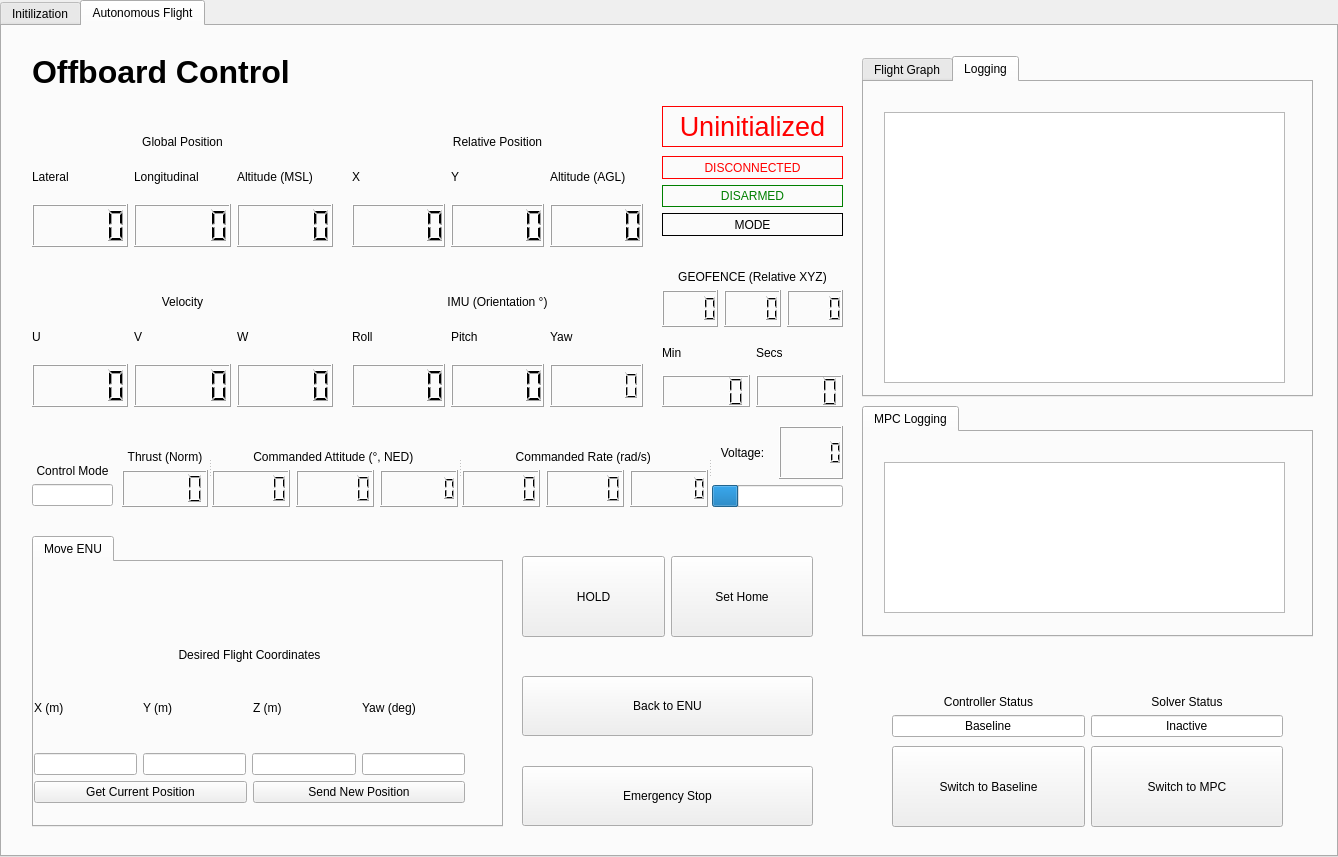
<?xml version="1.0" encoding="UTF-8"?>
<ui version="4.0">
 <class>WaterSamplingGroundControlStation</class>
 <widget class="QTabWidget" name="WaterSamplingGroundControlStation">
  <property name="geometry">
   <rect>
    <x>0</x>
    <y>0</y>
    <width>1338</width>
    <height>857</height>
   </rect>
  </property>
  <property name="windowTitle">
   <string>TabWidget</string>
  </property>
  <property name="currentIndex">
   <number>1</number>
  </property>
  <widget class="QWidget" name="Initialization_Tab">
   <property name="font">
    <font>
     <weight>50</weight>
     <bold>false</bold>
    </font>
   </property>
   <attribute name="title">
    <string>Initilization</string>
   </attribute>
   <widget class="QWidget" name="verticalLayoutWidget">
    <property name="geometry">
     <rect>
      <x>20</x>
      <y>10</y>
      <width>521</width>
      <height>761</height>
     </rect>
    </property>
    <layout class="QVBoxLayout" name="InitVLayout">
     <item>
      <widget class="QLabel" name="InitTitle">
       <property name="enabled">
        <bool>true</bool>
       </property>
       <property name="font">
        <font>
         <pointsize>30</pointsize>
         <weight>75</weight>
         <bold>true</bold>
        </font>
       </property>
       <property name="layoutDirection">
        <enum>Qt::LeftToRight</enum>
       </property>
       <property name="text">
        <string>UAV INITIALIZATION</string>
       </property>
      </widget>
     </item>
     <item>
      <widget class="QLabel" name="Welcome">
       <property name="text">
        <string>&lt;html&gt;&lt;head/&gt;&lt;body&gt;&lt;p&gt;Welcome to the Water Sampling Ground Control Station! Here you will be able to set up, monitor and fly the UAV autonomously or manually. To fly, please start ROSCore, MAVROS and OFFBOARD for communication and control with UAV&lt;/p&gt;&lt;/body&gt;&lt;/html&gt;</string>
       </property>
       <property name="wordWrap">
        <bool>true</bool>
       </property>
      </widget>
     </item>
     <item>
      <widget class="QLabel" name="ROSCoreInfo">
       <property name="text">
        <string>&lt;html&gt;&lt;head/&gt;&lt;body&gt;&lt;p&gt;ROS Core &lt;/p&gt;&lt;p&gt;Roscore is a collection of nodes and programs that make up the pre-requisites of the robot operating system. You must have one and only one roscore running to be able to do any communication between nodes, and therefore communicate and fly the UAV [1]&lt;/p&gt;&lt;/body&gt;&lt;/html&gt;</string>
       </property>
       <property name="wordWrap">
        <bool>true</bool>
       </property>
      </widget>
     </item>
     <item>
      <widget class="QPushButton" name="StartROSCore">
       <property name="text">
        <string>Start ROS Core</string>
       </property>
      </widget>
     </item>
     <item>
      <widget class="QLabel" name="MAVROSInfo">
       <property name="frameShadow">
        <enum>QFrame::Plain</enum>
       </property>
       <property name="text">
        <string>&lt;html&gt;&lt;head/&gt;&lt;body&gt;&lt;p&gt;MAVROS&lt;/p&gt;&lt;p&gt;MAVROS is a package that provides communication drivers for various autopilots with the MAVLink protocol. It additionally provides the UDP MAVLink bridge for ground control stations such as QGroundControl. We harness the same communication to generate this ground control station.&lt;br/&gt;&lt;/p&gt;&lt;/body&gt;&lt;/html&gt;</string>
       </property>
       <property name="wordWrap">
        <bool>true</bool>
       </property>
      </widget>
     </item>
     <item>
      <widget class="QPushButton" name="StartMAVROS">
       <property name="text">
        <string>Start MAVROS Communication</string>
       </property>
      </widget>
     </item>
     <item>
      <widget class="QLabel" name="OFFBOARDInfo">
       <property name="text">
        <string>&lt;html&gt;&lt;head/&gt;&lt;body&gt;&lt;p&gt;OFFBOARD&lt;/p&gt;&lt;p&gt;Offboard mode is a function supported by all Pixhawk flight controllers except the 3DR Pixhawk1 [3]. It allows the vehicle to obey position, velocity, accleeration, attitude, altitude rates or thrust setpoints provided by an external source to the flight stack such as a companion computer. In this case we use Jetson Nano to run the flight controller and communicate the data over the MAVLink protocal. [4]&lt;/p&gt;&lt;/body&gt;&lt;/html&gt;</string>
       </property>
       <property name="wordWrap">
        <bool>true</bool>
       </property>
      </widget>
     </item>
     <item>
      <widget class="QPushButton" name="StartOffboard">
       <property name="text">
        <string>Start OFFBOARD MODE</string>
       </property>
      </widget>
     </item>
    </layout>
   </widget>
  </widget>
  <widget class="QWidget" name="AutonomousFlightMode_Tab">
   <attribute name="title">
    <string>Autonomous Flight</string>
   </attribute>
   <widget class="QLabel" name="AutonomousTitle">
    <property name="geometry">
     <rect>
      <x>30</x>
      <y>15</y>
      <width>601</width>
      <height>61</height>
     </rect>
    </property>
    <property name="font">
     <font>
      <pointsize>24</pointsize>
      <weight>75</weight>
      <bold>true</bold>
     </font>
    </property>
    <property name="text">
     <string>Offboard Control</string>
    </property>
   </widget>
   <widget class="QWidget" name="verticalLayoutWidget_2">
    <property name="geometry">
     <rect>
      <x>30</x>
      <y>80</y>
      <width>301</width>
      <height>141</height>
     </rect>
    </property>
    <layout class="QVBoxLayout" name="GPSDataLayout">
     <item>
      <widget class="QLabel" name="GPSLabel">
       <property name="text">
        <string>Global Position</string>
       </property>
       <property name="alignment">
        <set>Qt::AlignBottom|Qt::AlignHCenter</set>
       </property>
      </widget>
     </item>
     <item>
      <layout class="QHBoxLayout" name="GPSHLayout">
       <item>
        <widget class="QLabel" name="LatLabel">
         <property name="text">
          <string>Lateral</string>
         </property>
        </widget>
       </item>
       <item>
        <widget class="QLabel" name="LongLabel">
         <property name="text">
          <string>Longitudinal</string>
         </property>
        </widget>
       </item>
       <item>
        <widget class="QLabel" name="AltLabel">
         <property name="text">
          <string>Altitude (MSL)</string>
         </property>
        </widget>
       </item>
      </layout>
     </item>
     <item>
      <layout class="QHBoxLayout" name="GPS_DISP">
       <item>
        <widget class="QLCDNumber" name="LatGPS_DISP"/>
       </item>
       <item>
        <widget class="QLCDNumber" name="LongGPS_DISP"/>
       </item>
       <item>
        <widget class="QLCDNumber" name="AltGPS_DISP"/>
       </item>
      </layout>
     </item>
    </layout>
   </widget>
   <widget class="QWidget" name="verticalLayoutWidget_4">
    <property name="geometry">
     <rect>
      <x>350</x>
      <y>240</y>
      <width>291</width>
      <height>141</height>
     </rect>
    </property>
    <layout class="QVBoxLayout" name="IMULayout">
     <item>
      <widget class="QLabel" name="IMULabel">
       <property name="text">
        <string>IMU (Orientation °)</string>
       </property>
       <property name="alignment">
        <set>Qt::AlignBottom|Qt::AlignHCenter</set>
       </property>
      </widget>
     </item>
     <item>
      <layout class="QHBoxLayout" name="IMUHLayout">
       <item>
        <widget class="QLabel" name="XLabel0">
         <property name="text">
          <string>Roll</string>
         </property>
        </widget>
       </item>
       <item>
        <widget class="QLabel" name="YLabel0">
         <property name="text">
          <string>Pitch</string>
         </property>
        </widget>
       </item>
       <item>
        <widget class="QLabel" name="ZLabel0">
         <property name="text">
          <string>Yaw</string>
         </property>
        </widget>
       </item>
      </layout>
     </item>
     <item>
      <layout class="QHBoxLayout" name="IMU_DISP">
       <item>
        <widget class="QLCDNumber" name="X_DISP"/>
       </item>
       <item>
        <widget class="QLCDNumber" name="Y_DISP"/>
       </item>
       <item>
        <widget class="QLCDNumber" name="Z_DISP">
         <property name="digitCount">
          <number>6</number>
         </property>
        </widget>
       </item>
      </layout>
     </item>
    </layout>
   </widget>
   <widget class="QWidget" name="verticalLayoutWidget_5">
    <property name="geometry">
     <rect>
      <x>30</x>
      <y>240</y>
      <width>301</width>
      <height>141</height>
     </rect>
    </property>
    <layout class="QVBoxLayout" name="VelVLayout">
     <item>
      <widget class="QLabel" name="VelLabel">
       <property name="text">
        <string>Velocity</string>
       </property>
       <property name="alignment">
        <set>Qt::AlignBottom|Qt::AlignHCenter</set>
       </property>
      </widget>
     </item>
     <item>
      <layout class="QHBoxLayout" name="VelHLabel">
       <item>
        <widget class="QLabel" name="U_VEL_Label">
         <property name="text">
          <string>U</string>
         </property>
        </widget>
       </item>
       <item>
        <widget class="QLabel" name="V_VEL_Label">
         <property name="text">
          <string>V</string>
         </property>
        </widget>
       </item>
       <item>
        <widget class="QLabel" name="W_VEL_Label">
         <property name="text">
          <string>W</string>
         </property>
        </widget>
       </item>
      </layout>
     </item>
     <item>
      <layout class="QHBoxLayout" name="Vel_DISP">
       <item>
        <widget class="QLCDNumber" name="U_Vel_DISP"/>
       </item>
       <item>
        <widget class="QLCDNumber" name="V_Vel_DISP"/>
       </item>
       <item>
        <widget class="QLCDNumber" name="W_Vel_DISP"/>
       </item>
      </layout>
     </item>
    </layout>
   </widget>
   <widget class="QWidget" name="verticalLayoutWidget_6">
    <property name="geometry">
     <rect>
      <x>660</x>
      <y>310</y>
      <width>181</width>
      <height>71</height>
     </rect>
    </property>
    <layout class="QVBoxLayout" name="FlightTimeVLayout">
     <item>
      <layout class="QHBoxLayout" name="FlightTimeHLabel">
       <item>
        <widget class="QLabel" name="Min_Label">
         <property name="text">
          <string>Min</string>
         </property>
        </widget>
       </item>
       <item>
        <widget class="QLabel" name="Sec_Label">
         <property name="text">
          <string>Secs</string>
         </property>
        </widget>
       </item>
      </layout>
     </item>
     <item>
      <layout class="QHBoxLayout" name="FlightTime_DISP">
       <item>
        <widget class="QLCDNumber" name="Min_DISP"/>
       </item>
       <item>
        <widget class="QLCDNumber" name="Sec_DISP"/>
       </item>
      </layout>
     </item>
    </layout>
   </widget>
   <widget class="QWidget" name="verticalLayoutWidget_14">
    <property name="geometry">
     <rect>
      <x>350</x>
      <y>80</y>
      <width>291</width>
      <height>141</height>
     </rect>
    </property>
    <layout class="QVBoxLayout" name="GPSDataLayout_3">
     <item>
      <widget class="QLabel" name="GPSLabel_2">
       <property name="text">
        <string>Relative Position</string>
       </property>
       <property name="alignment">
        <set>Qt::AlignBottom|Qt::AlignHCenter</set>
       </property>
      </widget>
     </item>
     <item>
      <layout class="QHBoxLayout" name="GPSHLayout_2">
       <item>
        <widget class="QLabel" name="LatLabel_2">
         <property name="text">
          <string>X</string>
         </property>
        </widget>
       </item>
       <item>
        <widget class="QLabel" name="LongLabel_2">
         <property name="text">
          <string>Y</string>
         </property>
        </widget>
       </item>
       <item>
        <widget class="QLabel" name="AltLabel_2">
         <property name="text">
          <string>Altitude (AGL)</string>
         </property>
        </widget>
       </item>
      </layout>
     </item>
     <item>
      <layout class="QHBoxLayout" name="GPS_DISP_2">
       <item>
        <widget class="QLCDNumber" name="RelX_DISP"/>
       </item>
       <item>
        <widget class="QLCDNumber" name="RelY_DISP"/>
       </item>
       <item>
        <widget class="QLCDNumber" name="AGL_DISP"/>
       </item>
      </layout>
     </item>
    </layout>
   </widget>
   <widget class="QWidget" name="verticalLayoutWidget_3">
    <property name="geometry">
     <rect>
      <x>660</x>
      <y>130</y>
      <width>181</width>
      <height>80</height>
     </rect>
    </property>
    <layout class="QVBoxLayout" name="verticalLayout">
     <item>
      <widget class="QLabel" name="StateConnected">
       <property name="styleSheet">
        <string notr="true">color : red</string>
       </property>
       <property name="frameShape">
        <enum>QFrame::Box</enum>
       </property>
       <property name="frameShadow">
        <enum>QFrame::Plain</enum>
       </property>
       <property name="text">
        <string>DISCONNECTED</string>
       </property>
       <property name="alignment">
        <set>Qt::AlignCenter</set>
       </property>
      </widget>
     </item>
     <item>
      <widget class="QLabel" name="StateARM">
       <property name="styleSheet">
        <string notr="true">color : green</string>
       </property>
       <property name="frameShape">
        <enum>QFrame::Box</enum>
       </property>
       <property name="frameShadow">
        <enum>QFrame::Plain</enum>
       </property>
       <property name="text">
        <string>DISARMED</string>
       </property>
       <property name="alignment">
        <set>Qt::AlignCenter</set>
       </property>
      </widget>
     </item>
     <item>
      <widget class="QLabel" name="StateMode">
       <property name="styleSheet">
        <string notr="true"/>
       </property>
       <property name="frameShape">
        <enum>QFrame::Box</enum>
       </property>
       <property name="frameShadow">
        <enum>QFrame::Plain</enum>
       </property>
       <property name="text">
        <string>MODE</string>
       </property>
       <property name="alignment">
        <set>Qt::AlignCenter</set>
       </property>
      </widget>
     </item>
    </layout>
   </widget>
   <widget class="QLabel" name="StateSimulation">
    <property name="geometry">
     <rect>
      <x>660</x>
      <y>80</y>
      <width>181</width>
      <height>41</height>
     </rect>
    </property>
    <property name="font">
     <font>
      <pointsize>20</pointsize>
     </font>
    </property>
    <property name="styleSheet">
     <string notr="true">color: red</string>
    </property>
    <property name="frameShape">
     <enum>QFrame::Box</enum>
    </property>
    <property name="frameShadow">
     <enum>QFrame::Plain</enum>
    </property>
    <property name="text">
     <string>Uninitialized</string>
    </property>
    <property name="alignment">
     <set>Qt::AlignCenter</set>
    </property>
   </widget>
   <widget class="QWidget" name="verticalLayoutWidget_19">
    <property name="geometry">
     <rect>
      <x>660</x>
      <y>220</y>
      <width>181</width>
      <height>81</height>
     </rect>
    </property>
    <layout class="QVBoxLayout" name="GPSDataLayout_4">
     <item>
      <widget class="QLabel" name="GPSLabel_5">
       <property name="text">
        <string>GEOFENCE (Relative XYZ)</string>
       </property>
       <property name="alignment">
        <set>Qt::AlignBottom|Qt::AlignHCenter</set>
       </property>
      </widget>
     </item>
     <item>
      <layout class="QHBoxLayout" name="GPS_DISP_3">
       <item>
        <widget class="QLCDNumber" name="Geofence_X">
         <property name="digitCount">
          <number>4</number>
         </property>
        </widget>
       </item>
       <item>
        <widget class="QLCDNumber" name="Geofence_Y">
         <property name="digitCount">
          <number>4</number>
         </property>
        </widget>
       </item>
       <item>
        <widget class="QLCDNumber" name="Geofence_Z">
         <property name="digitCount">
          <number>4</number>
         </property>
        </widget>
       </item>
      </layout>
     </item>
    </layout>
   </widget>
   <widget class="QWidget" name="gridLayoutWidget_4">
    <property name="geometry">
     <rect>
      <x>520</x>
      <y>530</y>
      <width>291</width>
      <height>81</height>
     </rect>
    </property>
    <layout class="QGridLayout" name="gridLayout_3">
     <property name="sizeConstraint">
      <enum>QLayout::SetMinimumSize</enum>
     </property>
     <item row="1" column="0">
      <widget class="QPushButton" name="HOLD">
       <property name="sizePolicy">
        <sizepolicy hsizetype="Preferred" vsizetype="Preferred">
         <horstretch>0</horstretch>
         <verstretch>0</verstretch>
        </sizepolicy>
       </property>
       <property name="text">
        <string>HOLD</string>
       </property>
       <property name="iconSize">
        <size>
         <width>16</width>
         <height>16</height>
        </size>
       </property>
       <property name="shortcut">
        <string>Esc</string>
       </property>
       <property name="checkable">
        <bool>false</bool>
       </property>
       <property name="autoDefault">
        <bool>false</bool>
       </property>
       <property name="default">
        <bool>false</bool>
       </property>
       <property name="flat">
        <bool>false</bool>
       </property>
      </widget>
     </item>
     <item row="1" column="1">
      <widget class="QPushButton" name="SetHome">
       <property name="sizePolicy">
        <sizepolicy hsizetype="Preferred" vsizetype="Preferred">
         <horstretch>0</horstretch>
         <verstretch>0</verstretch>
        </sizepolicy>
       </property>
       <property name="text">
        <string>Set Home</string>
       </property>
      </widget>
     </item>
    </layout>
   </widget>
   <widget class="QTabWidget" name="Additional_Function">
    <property name="geometry">
     <rect>
      <x>860</x>
      <y>30</y>
      <width>451</width>
      <height>341</height>
     </rect>
    </property>
    <property name="currentIndex">
     <number>1</number>
    </property>
    <widget class="QWidget" name="Flight_Graph">
     <attribute name="title">
      <string>Flight Graph</string>
     </attribute>
     <widget class="QWidget" name="widget" native="true">
      <property name="geometry">
       <rect>
        <x>20</x>
        <y>30</y>
        <width>401</width>
        <height>271</height>
       </rect>
      </property>
     </widget>
    </widget>
    <widget class="QWidget" name="tab_2">
     <attribute name="title">
      <string>Logging</string>
     </attribute>
     <widget class="QTextBrowser" name="Logging">
      <property name="geometry">
       <rect>
        <x>20</x>
        <y>30</y>
        <width>401</width>
        <height>271</height>
       </rect>
      </property>
     </widget>
    </widget>
   </widget>
   <widget class="QTabWidget" name="tabWidget">
    <property name="geometry">
     <rect>
      <x>30</x>
      <y>510</y>
      <width>471</width>
      <height>291</height>
     </rect>
    </property>
    <property name="currentIndex">
     <number>0</number>
    </property>
    <widget class="QWidget" name="tab_3">
     <attribute name="title">
      <string>Move ENU</string>
     </attribute>
     <widget class="QWidget" name="verticalLayoutWidget_15">
      <property name="geometry">
       <rect>
        <x>0</x>
        <y>20</y>
        <width>431</width>
        <height>221</height>
       </rect>
      </property>
      <layout class="QVBoxLayout" name="DesiredFlightLayout">
       <item>
        <widget class="QLabel" name="DesiredFlightCoordinates">
         <property name="text">
          <string>Desired Flight Coordinates</string>
         </property>
         <property name="alignment">
          <set>Qt::AlignBottom|Qt::AlignHCenter</set>
         </property>
        </widget>
       </item>
       <item>
        <layout class="QHBoxLayout" name="FlightHLayout">
         <item>
          <widget class="QLabel" name="XLabel1">
           <property name="text">
            <string>X (m)</string>
           </property>
          </widget>
         </item>
         <item>
          <widget class="QLabel" name="YLabel1">
           <property name="text">
            <string>Y (m)</string>
           </property>
          </widget>
         </item>
         <item>
          <widget class="QLabel" name="ZLabel1">
           <property name="text">
            <string>Z (m)</string>
           </property>
          </widget>
         </item>
         <item>
          <widget class="QLabel" name="ZLabel1_3">
           <property name="text">
            <string>Yaw (deg)</string>
           </property>
          </widget>
         </item>
        </layout>
       </item>
       <item>
        <layout class="QHBoxLayout" name="FlightHLayout1">
         <item>
          <widget class="QLineEdit" name="XPositionUAV">
           <property name="text">
            <string/>
           </property>
          </widget>
         </item>
         <item>
          <widget class="QLineEdit" name="YPositionUAV"/>
         </item>
         <item>
          <widget class="QLineEdit" name="ZPositionUAV"/>
         </item>
         <item>
          <widget class="QLineEdit" name="YAWUAV"/>
         </item>
        </layout>
       </item>
       <item>
        <layout class="QHBoxLayout" name="horizontalLayout_3">
         <item>
          <widget class="QPushButton" name="GetCurrentPositionUAV">
           <property name="text">
            <string>Get Current Position</string>
           </property>
          </widget>
         </item>
         <item>
          <widget class="QPushButton" name="SendPositionUAV">
           <property name="text">
            <string>Send New Position</string>
           </property>
           <property name="shortcut">
            <string>Return</string>
           </property>
          </widget>
         </item>
        </layout>
       </item>
      </layout>
     </widget>
    </widget>
   </widget>
   <widget class="QPushButton" name="pushButton_8">
    <property name="geometry">
     <rect>
      <x>520</x>
      <y>650</y>
      <width>291</width>
      <height>60</height>
     </rect>
    </property>
    <property name="text">
     <string>Back to ENU</string>
    </property>
   </widget>
   <widget class="QPushButton" name="EmergencyStop">
    <property name="geometry">
     <rect>
      <x>520</x>
      <y>740</y>
      <width>291</width>
      <height>60</height>
     </rect>
    </property>
    <property name="text">
     <string>Emergency Stop</string>
    </property>
   </widget>
   <widget class="QWidget" name="gridLayoutWidget_5">
    <property name="geometry">
     <rect>
      <x>890</x>
      <y>720</y>
      <width>391</width>
      <height>81</height>
     </rect>
    </property>
    <layout class="QGridLayout" name="gridLayout_4">
     <property name="sizeConstraint">
      <enum>QLayout::SetMinimumSize</enum>
     </property>
     <item row="1" column="1">
      <widget class="QPushButton" name="SwitchMPC">
       <property name="sizePolicy">
        <sizepolicy hsizetype="Preferred" vsizetype="Preferred">
         <horstretch>0</horstretch>
         <verstretch>0</verstretch>
        </sizepolicy>
       </property>
       <property name="text">
        <string>Switch to MPC</string>
       </property>
      </widget>
     </item>
     <item row="1" column="0">
      <widget class="QPushButton" name="SwitchBaseline">
       <property name="sizePolicy">
        <sizepolicy hsizetype="Preferred" vsizetype="Preferred">
         <horstretch>0</horstretch>
         <verstretch>0</verstretch>
        </sizepolicy>
       </property>
       <property name="text">
        <string>Switch to Baseline</string>
       </property>
       <property name="iconSize">
        <size>
         <width>16</width>
         <height>16</height>
        </size>
       </property>
       <property name="shortcut">
        <string>Esc</string>
       </property>
       <property name="checkable">
        <bool>false</bool>
       </property>
       <property name="autoDefault">
        <bool>false</bool>
       </property>
       <property name="default">
        <bool>false</bool>
       </property>
       <property name="flat">
        <bool>false</bool>
       </property>
      </widget>
     </item>
    </layout>
   </widget>
   <widget class="QTabWidget" name="Additional_Function_2">
    <property name="geometry">
     <rect>
      <x>860</x>
      <y>380</y>
      <width>451</width>
      <height>231</height>
     </rect>
    </property>
    <property name="currentIndex">
     <number>0</number>
    </property>
    <widget class="QWidget" name="tab_4">
     <attribute name="title">
      <string>MPC Logging</string>
     </attribute>
     <widget class="QTextBrowser" name="MpcLogging">
      <property name="geometry">
       <rect>
        <x>20</x>
        <y>30</y>
        <width>401</width>
        <height>151</height>
       </rect>
      </property>
     </widget>
    </widget>
   </widget>
   <widget class="QWidget" name="layoutWidget">
    <property name="geometry">
     <rect>
      <x>890</x>
      <y>630</y>
      <width>391</width>
      <height>81</height>
     </rect>
    </property>
    <layout class="QGridLayout" name="gridLayout_2">
     <item row="0" column="0">
      <widget class="QLabel" name="DesiredFlightCoordinates_2">
       <property name="text">
        <string>Controller Status</string>
       </property>
       <property name="alignment">
        <set>Qt::AlignBottom|Qt::AlignHCenter</set>
       </property>
      </widget>
     </item>
     <item row="0" column="1">
      <widget class="QLabel" name="DesiredFlightCoordinates_3">
       <property name="text">
        <string>Solver Status</string>
       </property>
       <property name="alignment">
        <set>Qt::AlignBottom|Qt::AlignHCenter</set>
       </property>
      </widget>
     </item>
     <item row="1" column="0">
      <widget class="QLineEdit" name="ControllerMode">
       <property name="text">
        <string>Baseline</string>
       </property>
       <property name="alignment">
        <set>Qt::AlignCenter</set>
       </property>
      </widget>
     </item>
     <item row="1" column="1">
      <widget class="QLineEdit" name="SolverMode">
       <property name="text">
        <string>Inactive</string>
       </property>
       <property name="maxLength">
        <number>32766</number>
       </property>
       <property name="alignment">
        <set>Qt::AlignCenter</set>
       </property>
      </widget>
     </item>
    </layout>
   </widget>
   <widget class="QWidget" name="verticalLayoutWidget_7">
    <property name="geometry">
     <rect>
      <x>30</x>
      <y>400</y>
      <width>81</width>
      <height>80</height>
     </rect>
    </property>
    <layout class="QVBoxLayout" name="verticalLayout_2">
     <item>
      <widget class="QLabel" name="GPSLabel_11">
       <property name="text">
        <string>Control Mode</string>
       </property>
       <property name="textFormat">
        <enum>Qt::AutoText</enum>
       </property>
       <property name="alignment">
        <set>Qt::AlignBottom|Qt::AlignHCenter</set>
       </property>
       <property name="wordWrap">
        <bool>true</bool>
       </property>
      </widget>
     </item>
     <item>
      <widget class="QLineEdit" name="ControlMode">
       <property name="text">
        <string/>
       </property>
       <property name="alignment">
        <set>Qt::AlignCenter</set>
       </property>
      </widget>
     </item>
    </layout>
   </widget>
   <widget class="QSplitter" name="splitter">
    <property name="geometry">
     <rect>
      <x>120</x>
      <y>400</y>
      <width>721</width>
      <height>81</height>
     </rect>
    </property>
    <property name="orientation">
     <enum>Qt::Horizontal</enum>
    </property>
    <widget class="QSplitter" name="splitter_2">
     <property name="orientation">
      <enum>Qt::Horizontal</enum>
     </property>
     <widget class="QSplitter" name="splitter_3">
      <property name="orientation">
       <enum>Qt::Horizontal</enum>
      </property>
      <widget class="QWidget" name="verticalLayoutWidget_21">
       <layout class="QVBoxLayout" name="GPSDataLayout_7">
        <item>
         <widget class="QLabel" name="GPSLabel_9">
          <property name="text">
           <string>Thrust (Norm)</string>
          </property>
          <property name="scaledContents">
           <bool>true</bool>
          </property>
          <property name="alignment">
           <set>Qt::AlignBottom|Qt::AlignHCenter</set>
          </property>
         </widget>
        </item>
        <item>
         <layout class="QHBoxLayout" name="GPS_DISP_7">
          <item>
           <widget class="QLCDNumber" name="TargTHRUST_DISP"/>
          </item>
         </layout>
        </item>
       </layout>
      </widget>
      <widget class="QWidget" name="verticalLayoutWidget_20">
       <layout class="QVBoxLayout" name="GPSDataLayout_6">
        <item>
         <widget class="QLabel" name="GPSLabel_7">
          <property name="text">
           <string>Commanded Attitude (°, NED) </string>
          </property>
          <property name="alignment">
           <set>Qt::AlignBottom|Qt::AlignHCenter</set>
          </property>
         </widget>
        </item>
        <item>
         <layout class="QHBoxLayout" name="GPS_DISP_6">
          <item>
           <widget class="QLCDNumber" name="TargROLL_DISP"/>
          </item>
          <item>
           <widget class="QLCDNumber" name="TargPITCH_DISP"/>
          </item>
          <item>
           <widget class="QLCDNumber" name="TargYAW_DISP">
            <property name="digitCount">
             <number>6</number>
            </property>
           </widget>
          </item>
         </layout>
        </item>
       </layout>
      </widget>
      <widget class="QWidget" name="verticalLayoutWidget_23">
       <layout class="QVBoxLayout" name="GPSDataLayout_11">
        <item>
         <widget class="QLabel" name="GPSLabel_12">
          <property name="text">
           <string>Commanded Rate (rad/s) </string>
          </property>
          <property name="alignment">
           <set>Qt::AlignBottom|Qt::AlignHCenter</set>
          </property>
         </widget>
        </item>
        <item>
         <layout class="QHBoxLayout" name="GPS_DISP_11">
          <item>
           <widget class="QLCDNumber" name="TargROLL_RATE_DISP"/>
          </item>
          <item>
           <widget class="QLCDNumber" name="TargPITCH_RATE_DISP"/>
          </item>
          <item>
           <widget class="QLCDNumber" name="TargYAW_RATE_DISP">
            <property name="digitCount">
             <number>6</number>
            </property>
           </widget>
          </item>
         </layout>
        </item>
       </layout>
      </widget>
      <widget class="QWidget" name="gridLayoutWidget">
       <layout class="QGridLayout" name="BatLayout">
        <item row="0" column="1">
         <widget class="QLCDNumber" name="VOLT_DISP"/>
        </item>
        <item row="0" column="0">
         <widget class="QLabel" name="Voltage_Label">
          <property name="text">
           <string>Voltage:</string>
          </property>
          <property name="alignment">
           <set>Qt::AlignCenter</set>
          </property>
         </widget>
        </item>
        <item row="1" column="0" colspan="2">
         <widget class="QProgressBar" name="BatInd">
          <property name="value">
           <number>20</number>
          </property>
          <property name="textVisible">
           <bool>false</bool>
          </property>
         </widget>
        </item>
       </layout>
      </widget>
     </widget>
    </widget>
   </widget>
  </widget>
 </widget>
 <resources/>
 <connections/>
</ui>
